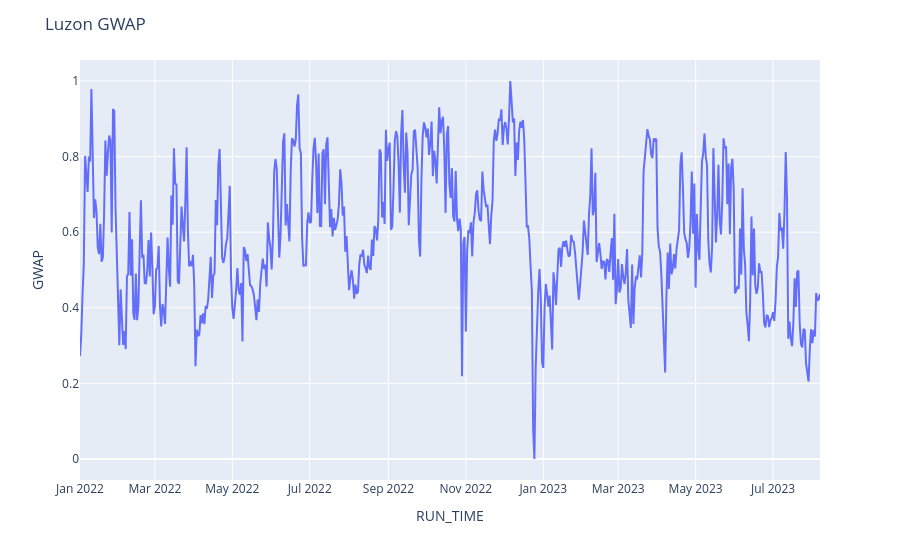
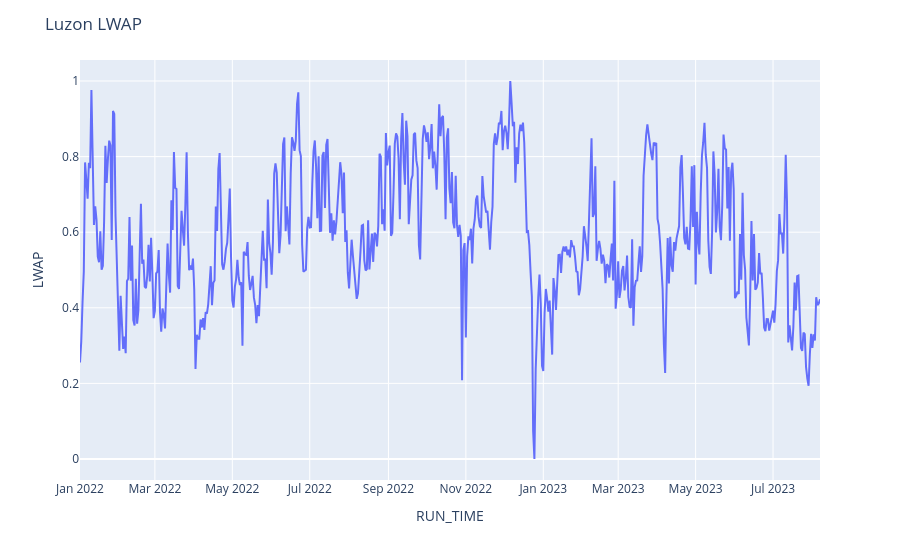

Notebook source saved alongside these figures, in order:
### Code cell
#Plotting Train LWAP ang GWAP
# Create the line plot
gwap_plot = px.line(GWAP_train, x=GWAP_train.index, y='GWAP')
lwap_plot = px.line(LWAP_train, x=LWAP_train.index, y='LWAP')
# Set the title using the ticker value
gwap_plot.update_layout(title=f"Luzon GWAP")
lwap_plot.update_layout(title=f"Luzon LWAP")
# Display the plot
gwap_plot.show()
lwap_plot.show()

### Figure 1 — Plotly figure (JSON) as saved in the notebook; plotly's stock layout.template omitted (floating-point values rounded to 4 significant figures; data arrays with more than 128 entries replaced by an {"elided": "..."} marker saying what was removed)
{"data": [{"hovertemplate": "RUN_TIME=%{x}<br>GWAP=%{y}<extra></extra>", "legendgroup": "", "line": {"color": "#636efa", "dash": "solid"}, "marker": {"symbol": "circle"}, "mode": "lines", "name": "", "orientation": "v", "showlegend": false, "type": "scatter", "x": {"elided": "584 str values"}, "xaxis": "x", "y": {"elided": "584 float values"}, "yaxis": "y"}], "layout": {"autosize": true, "legend": {"tracegroupgap": 0}, "margin": {"t": 60}, "title": {"text": "Luzon GWAP"}, "xaxis": {"anchor": "y", "autorange": true, "domain": [0, 1], "range": ["2022-01-01", "2023-08-07"], "title": {"text": "RUN_TIME"}, "type": "date"}, "yaxis": {"anchor": "x", "autorange": true, "domain": [0, 1], "range": [-0.05556, 1.056], "title": {"text": "GWAP"}, "type": "linear"}}}

### Figure 2 — Plotly figure (JSON) as saved in the notebook; plotly's stock layout.template omitted (floating-point values rounded to 4 significant figures; data arrays with more than 128 entries replaced by an {"elided": "..."} marker saying what was removed)
{"data": [{"hovertemplate": "RUN_TIME=%{x}<br>LWAP=%{y}<extra></extra>", "legendgroup": "", "line": {"color": "#636efa", "dash": "solid"}, "marker": {"symbol": "circle"}, "mode": "lines", "name": "", "orientation": "v", "showlegend": false, "type": "scatter", "x": {"elided": "584 str values"}, "xaxis": "x", "y": {"elided": "584 float values"}, "yaxis": "y"}], "layout": {"autosize": true, "legend": {"tracegroupgap": 0}, "margin": {"t": 60}, "title": {"text": "Luzon LWAP"}, "xaxis": {"anchor": "y", "autorange": true, "domain": [0, 1], "range": ["2022-01-01", "2023-08-07"], "title": {"text": "RUN_TIME"}, "type": "date"}, "yaxis": {"anchor": "x", "autorange": true, "domain": [0, 1], "range": [-0.05556, 1.056], "title": {"text": "LWAP"}, "type": "linear"}}}
